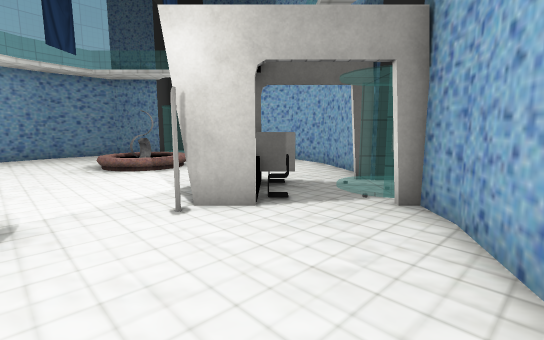
view 1 (above)

12 first-person views from a walk through a Unity game level. The camera is 1.5 m above the floor, tilts 8° down and sees 85° across. The floor is counted in squares, 1 m on a side. Each view is taken from the middle of a square. On the plan, view 1 faces up. The plan holds only what a view shows up to about 15 squares ahead; the rest is blank. The player character is not drawn. Some animated figures are left out. Door leaves are left out, so doorways stand open. Some surface patterns are stand-ins.

view 2
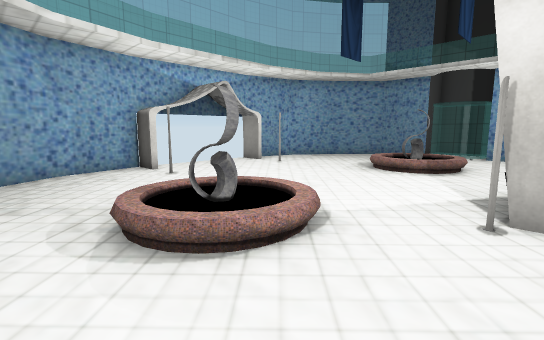

view 3
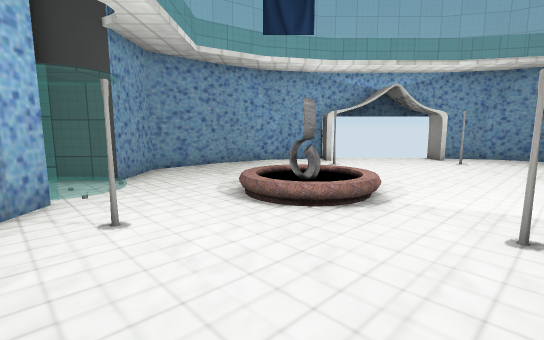

view 4
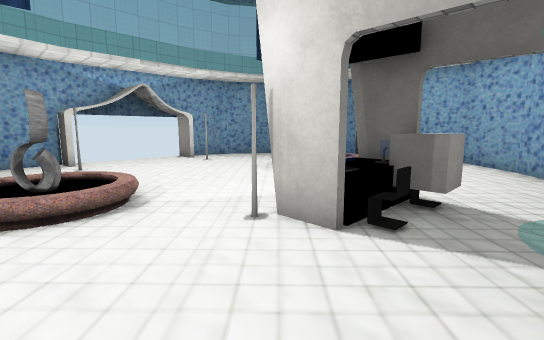

view 5
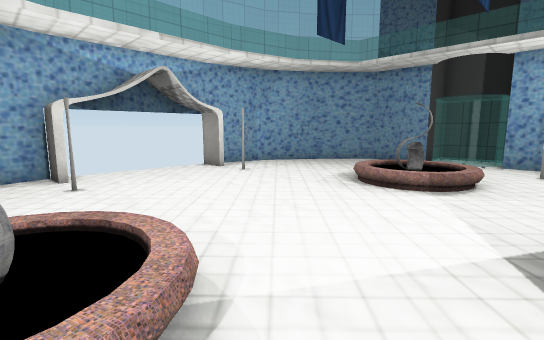

view 6
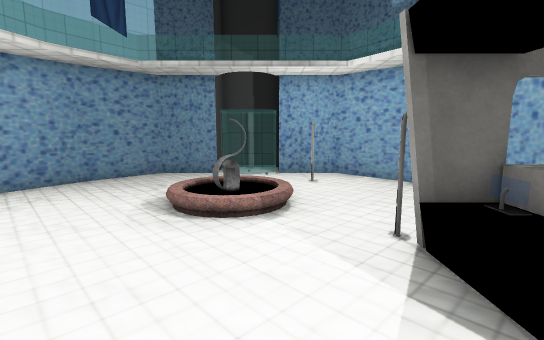

view 7
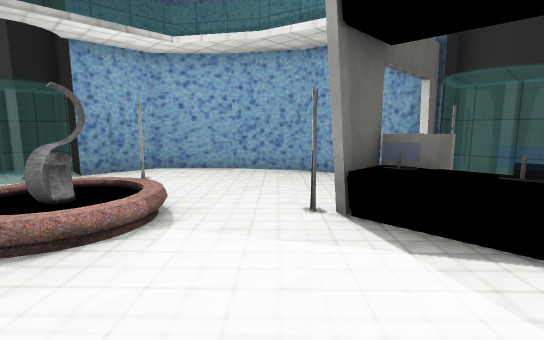

view 8
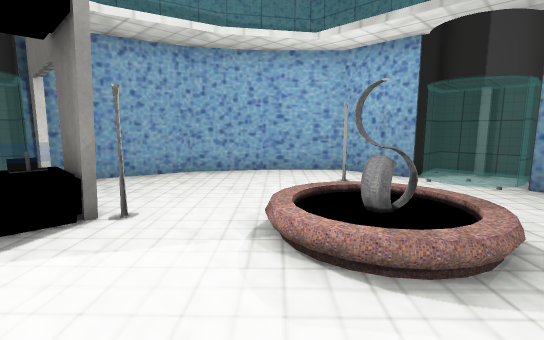

view 9
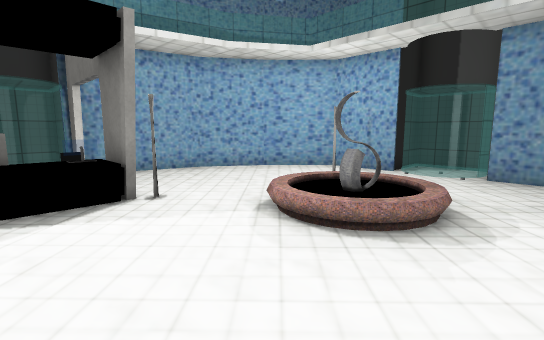

view 10
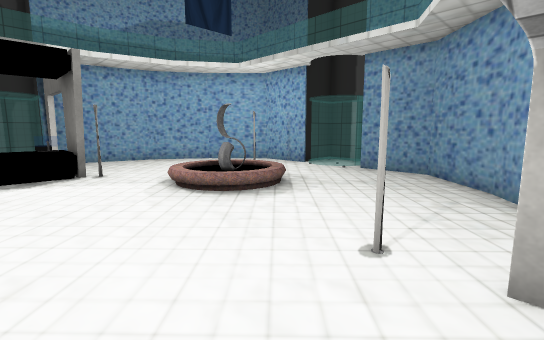

view 11
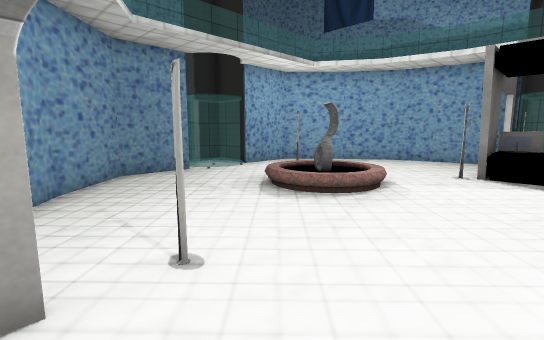

view 12
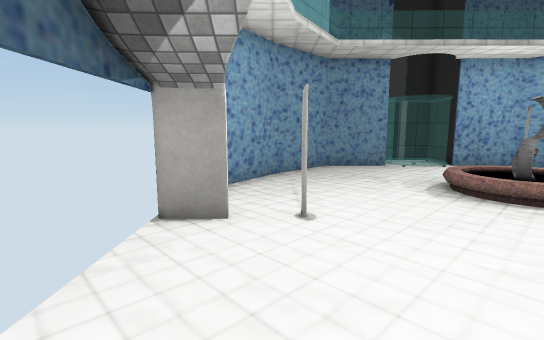

### Floor plan
Key: @ floor where view 1 was taken; # wall or solid block; x gap in a wall; . main floor; : floor 0.25 m higher than the main floor; / step, stairs or slope; D open door; = window, fence, low wall or low ledge; ~ liquid the walk can cross; ≈ liquid the walk keeps out of; ^ raised ledge; C cube; O other object.
Columns run from 13 left of view 1 to 4 right of it. Each row starts with its distance up from view 1.
 19        #=#
 18       #=:=
 17    ####DDD####
 16   ##...DDD...##
 15  ##........#..##
 14  #.............#
 13 ##.....O~O.....##
 12 #......≈x≈......#
 11 #......≈~≈......#
 10 D#.#............#
  9 D..........##...=#
  8 D..........^^C.D:=
  7 D...........^..D:=
  6 D..........##..D==
  5 D#.#............#
  4 #......O≈/......#
  3 #......≈#≈......#
  2 #......≈≈≈......#
  1 ##.............##
  0  ##........#.@##
 -1   ##.........##
 -2    ##..DDD..##
 -3     ###=:=###
 -4       #===

Positions as (right, up) in squares from view 1, and headings:
1: (0, 0), facing up
2: (-1, 0), facing up-left
3: (2, 2), facing left
4: (2, 2), facing up-left
5: (-2, 3), facing up-left
6: (-4, 4), facing up
7: (-6, 6), facing up-right
8: (-7, 7), facing down-right
9: (-8, 8), facing down-right
10: (-12, 8), facing down-right
11: (-12, 7), facing up-right
12: (-11, 5), facing up
